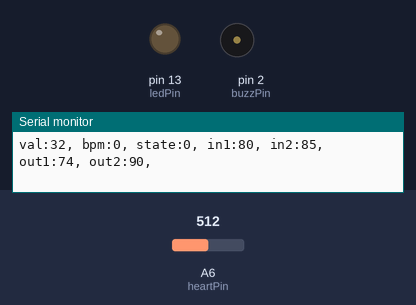
The program below on a simulated Arduino Nano, built with avr-gcc and run on an emulated ATmega328P. On the bench: output pins drawn as LEDs (lit = HIGH), buzzer (waves = sounding), the last lines printed to the serial monitor. The inputs (shaded band) are chosen by the test bench; at power-on: A6 (heartPin) = 512.

Above: at 0.1 s.
At 10.1 s:
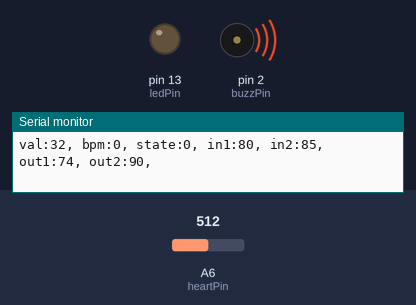
Timing chart, 0 to 11.6 s (numbered marks = the images above):
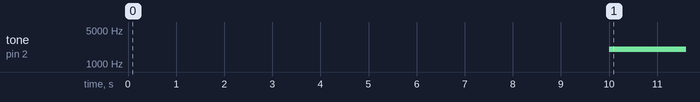

The program:

main.cpp
```cpp
#include <Arduino.h>
#include <pulse.h>
#include <bpm.h>
#include <patient.h>

#define BAUD 57600
#define heartPin A6
#define buzzPin 2
#define ledPin 13
#define inactiveDuration 5000
#define dangerDuration 10000
#define collectInterval 20

void printLabel(char * label,int val){
    Serial.print(label);Serial.print(val);Serial.print(", ");
}

void setup()
{
    // put your setup code here, to run once:
    pinMode(ledPin, OUTPUT);
    pinMode(buzzPin, OUTPUT);
    pinMode(heartPin, INPUT);
    Serial.begin(BAUD);
}
char readBuff[3];
void serialEvent() {    //age input event.
    Serial.readBytesUntil(0,readBuff,3);
    setAge((uint8_t)atoi(readBuff));     //just took the first bite.
}


unsigned long lastRead = 0;
unsigned long lastActivity = 0;
unsigned long lastSafe = 0;
unsigned long curRead = 0;
void loop()
{
    curRead = millis();
    if (curRead - lastRead >= collectInterval)
    {
        int val = analogRead(heartPin);
        lastRead = curRead;
        bool changed = react(val);
        if (changed)
        {
            registerPulseState(getPulseState());
            digitalWrite(ledPin, getPulseState());
            tone(buzzPin, getPulseState()?1000:0,10);
            lastActivity = curRead;
        }
        heartRange hr = getRange();
        int lb,ub;
        getSafeRange(hr,lb,ub);

        if(curRead - lastActivity >= inactiveDuration){
            inactive();
        }
        if(isSafe(getBPM(),lb,ub)){
            lastSafe = curRead;
        }
        if(curRead - lastSafe >= dangerDuration){
            tone(buzzPin, 2000,1000);
        }

        printLabel("val:",val/16);
        printLabel("bpm:",getBPM());
        printLabel("state:",getPulseState() ? 40 : 0);
        printLabel("in1:",hr.rate1);
        printLabel("in2:",hr.rate2);
        printLabel("out1:",lb);
        printLabel("out2:",ub);
        Serial.println();
    }
}
```

bpm.cpp
```cpp
#include <Arduino.h>
#define averageSample 4
int rate = 0;
unsigned long lastHigh = 0;
uint8_t sum_cnt = 0;
int history[averageSample];
int getBPM()
{
    if (sum_cnt < averageSample)
    {
        return rate;
    }
    else
    {
        int sum = 0;
        for (int i = 0; i < averageSample; i++)
        {
            sum += history[i];
        }
        return sum / averageSample;
    }
}
void insertRate(int rate)
{
    if (sum_cnt < averageSample)
    {
        history[sum_cnt++] = rate;
    }
    else
    {
        for (int i = 1; i < averageSample; i++)
        {
            history[i - 1] = history[i];
        }
        history[averageSample - 1] = rate;
    }
}
void registerPulseState(bool pulseState)
{
    if (pulseState == HIGH)
    {
        if (lastHigh > 0)
        {
            rate = 60000 / (millis() - lastHigh);
            insertRate(rate);
        }
        lastHigh = millis();
    }
}
void inactive(){
    rate = 0;
    sum_cnt = 0;
}
```

bpm.h
```cpp
int getBPM();
void registerPulseState(bool pulseState);
void inactive();
```

patient.cpp
```cpp
#define defaultAge 19
#define rangeCnt 8
#define safeTolerancePercent 0.07
#include <Arduino.h>
#include <patient.h>

heartRange hr[rangeCnt] = {
    {0, 9, 90, 125},
    {10, 14, 85, 90},
    {15, 19, 80, 85},
    {20, 29, 75, 80},
    {30, 39, 70, 75},
    {40, 49, 65, 70},
    {50, 59, 60, 65},
    {60, 200, 50, 60}
};
uint8_t age = defaultAge;

void setAge(uint8_t target){
    age = target;
}
uint8_t getAge(){
    return age;
}
heartRange getRange(){
    for(int i=0;i<rangeCnt;i++){
        if(age >= hr[i].age1 && age <= hr[i].age2){
            return hr[i];
        }
    }
    return hr[rangeCnt-1];  //last one
}
void getSafeRange(heartRange h,int & lowerBound,int & upperBound){
    lowerBound = h.rate1 * (1.0-safeTolerancePercent);
    upperBound = h.rate2 * (1.0+safeTolerancePercent);
}
bool isSafe(int rate,int & lowerBound,int & upperBound){
    return rate >= lowerBound && rate <= upperBound;
}
```

patient.h
```cpp
struct heartRange
{
    int age1, age2;
    int rate1, rate2;
};

void setAge(uint8_t target);
uint8_t getAge();
heartRange getRange();
void getSafeRange(heartRange h,int & lowerBound,int & upperBound);
bool isSafe(int rate,int & lowerBound,int & upperBound);
```

pulse.cpp
```cpp
#include<Arduino.h>
// calibration needed
#define idleValue 160 // idle under this value.
#define nonsense_duration 200

unsigned long lastChange = 0;
int diff = 0;
bool prevState = false;
bool actualState = false;
bool actualState_prev = false;


bool shouldChangeActual(int diff)
{
    return abs(diff) > nonsense_duration;
}
/**
 * @brief return true if pulse state changed
 *
 * @param val analogread value
 * @return true
 * @return false
 */
bool react(int val)
{
    bool curState = val > idleValue;
    if (curState != prevState)
    {
        diff = millis() - lastChange;
        if (curState == HIGH)
        { // low signal is negaitive in value
            diff = -diff;
        }
        lastChange = millis();
        prevState = curState;
        if (diff < 0 && !shouldChangeActual(diff))
        {
            return;
        }
        actualState = curState;
    }
    bool changed = actualState != actualState_prev;
    if (changed)
    {
        actualState_prev = actualState;
    }
    return changed;
}
bool getPulseState(){
    return actualState;
}
```

pulse.h
```cpp
bool react(int val);
bool getPulseState();
```

Measured:
- by itself, tone on pin 2 (buzzPin): silent → 2000 Hz at 10.0 s
